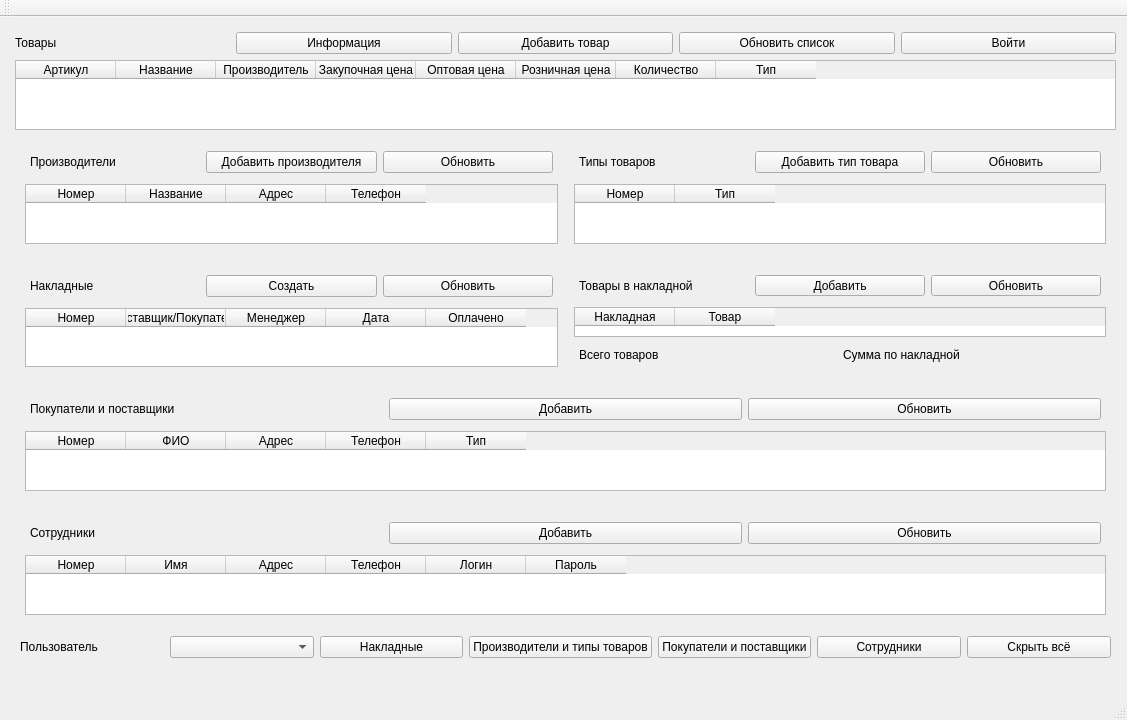
<?xml version="1.0" encoding="UTF-8"?>
<ui version="4.0">
 <class>MainWindow</class>
 <widget class="QMainWindow" name="MainWindow">
  <property name="geometry">
   <rect>
    <x>0</x>
    <y>0</y>
    <width>1127</width>
    <height>720</height>
   </rect>
  </property>
  <property name="windowTitle">
   <string>База данных склада &quot;Б&quot;</string>
  </property>
  <widget class="QWidget" name="centralWidget">
   <widget class="QWidget" name="verticalLayoutWidget">
    <property name="geometry">
     <rect>
      <x>10</x>
      <y>10</y>
      <width>1111</width>
      <height>641</height>
     </rect>
    </property>
    <layout class="QVBoxLayout" name="verticalLayout_2" stretch="0,0,0,0,0,0,0">
     <property name="sizeConstraint">
      <enum>QLayout::SetDefaultConstraint</enum>
     </property>
     <property name="margin">
      <number>5</number>
     </property>
     <item>
      <layout class="QHBoxLayout" name="horizontalLayout">
       <item>
        <widget class="QLabel" name="label">
         <property name="text">
          <string>Товары</string>
         </property>
        </widget>
       </item>
       <item>
        <widget class="QPushButton" name="CreateDBButton">
         <property name="text">
          <string>Информация</string>
         </property>
        </widget>
       </item>
       <item>
        <widget class="QPushButton" name="InsertButton">
         <property name="text">
          <string>Добавить товар</string>
         </property>
        </widget>
       </item>
       <item>
        <widget class="QPushButton" name="ShowButton">
         <property name="text">
          <string>Обновить список</string>
         </property>
        </widget>
       </item>
       <item>
        <widget class="QPushButton" name="userButton">
         <property name="text">
          <string>Войти</string>
         </property>
        </widget>
       </item>
      </layout>
     </item>
     <item>
      <widget class="QTableWidget" name="tab">
       <column>
        <property name="text">
         <string>Артикул</string>
        </property>
       </column>
       <column>
        <property name="text">
         <string>Название</string>
        </property>
       </column>
       <column>
        <property name="text">
         <string>Производитель</string>
        </property>
       </column>
       <column>
        <property name="text">
         <string>Закупочная цена</string>
        </property>
       </column>
       <column>
        <property name="text">
         <string>Оптовая цена</string>
        </property>
       </column>
       <column>
        <property name="text">
         <string>Розничная цена</string>
        </property>
       </column>
       <column>
        <property name="text">
         <string>Количество</string>
        </property>
       </column>
       <column>
        <property name="text">
         <string>Тип</string>
        </property>
       </column>
      </widget>
     </item>
     <item>
      <widget class="QWidget" name="makers" native="true">
       <layout class="QHBoxLayout" name="horizontalLayout_3">
        <property name="margin">
         <number>5</number>
        </property>
        <item>
         <layout class="QVBoxLayout" name="verticalLayout">
          <property name="margin">
           <number>5</number>
          </property>
          <item>
           <layout class="QHBoxLayout" name="horizontalLayout_2">
            <property name="margin">
             <number>5</number>
            </property>
            <item>
             <widget class="QLabel" name="label_2">
              <property name="text">
               <string>Производители</string>
              </property>
             </widget>
            </item>
            <item>
             <widget class="QPushButton" name="addMakerButton">
              <property name="text">
               <string>Добавить производителя</string>
              </property>
             </widget>
            </item>
            <item>
             <widget class="QPushButton" name="showMakerButton">
              <property name="text">
               <string>Обновить</string>
              </property>
             </widget>
            </item>
           </layout>
          </item>
          <item>
           <widget class="QTableWidget" name="tabMaker">
            <column>
             <property name="text">
              <string>Номер</string>
             </property>
            </column>
            <column>
             <property name="text">
              <string>Название</string>
             </property>
            </column>
            <column>
             <property name="text">
              <string>Адрес</string>
             </property>
            </column>
            <column>
             <property name="text">
              <string>Телефон</string>
             </property>
            </column>
           </widget>
          </item>
         </layout>
        </item>
        <item>
         <layout class="QVBoxLayout" name="verticalLayout_3">
          <property name="margin">
           <number>5</number>
          </property>
          <item>
           <layout class="QHBoxLayout" name="horizontalLayout_4">
            <property name="margin">
             <number>5</number>
            </property>
            <item>
             <widget class="QLabel" name="label_3">
              <property name="text">
               <string>Типы товаров</string>
              </property>
             </widget>
            </item>
            <item>
             <widget class="QPushButton" name="addTypeButton">
              <property name="text">
               <string>Добавить тип товара</string>
              </property>
             </widget>
            </item>
            <item>
             <widget class="QPushButton" name="showTypeButton">
              <property name="text">
               <string>Обновить</string>
              </property>
             </widget>
            </item>
           </layout>
          </item>
          <item>
           <widget class="QTableWidget" name="tabType">
            <column>
             <property name="text">
              <string>Номер</string>
             </property>
            </column>
            <column>
             <property name="text">
              <string>Тип</string>
             </property>
            </column>
           </widget>
          </item>
         </layout>
        </item>
       </layout>
      </widget>
     </item>
     <item>
      <widget class="QWidget" name="bills" native="true">
       <layout class="QHBoxLayout" name="horizontalLayout_6">
        <property name="margin">
         <number>5</number>
        </property>
        <item>
         <layout class="QVBoxLayout" name="verticalLayout_4">
          <property name="margin">
           <number>5</number>
          </property>
          <item>
           <layout class="QHBoxLayout" name="horizontalLayout_7">
            <property name="margin">
             <number>5</number>
            </property>
            <item>
             <widget class="QLabel" name="label_4">
              <property name="text">
               <string>Накладные</string>
              </property>
             </widget>
            </item>
            <item>
             <widget class="QPushButton" name="createBillButton">
              <property name="text">
               <string>Создать</string>
              </property>
             </widget>
            </item>
            <item>
             <widget class="QPushButton" name="showBillButton">
              <property name="text">
               <string>Обновить</string>
              </property>
             </widget>
            </item>
           </layout>
          </item>
          <item>
           <widget class="QTableWidget" name="tabBill">
            <column>
             <property name="text">
              <string>Номер</string>
             </property>
            </column>
            <column>
             <property name="text">
              <string>Поставщик/Покупатель</string>
             </property>
            </column>
            <column>
             <property name="text">
              <string>Менеджер</string>
             </property>
            </column>
            <column>
             <property name="text">
              <string>Дата</string>
             </property>
            </column>
            <column>
             <property name="text">
              <string>Оплачено</string>
             </property>
            </column>
           </widget>
          </item>
         </layout>
        </item>
        <item>
         <layout class="QVBoxLayout" name="verticalLayout_9">
          <property name="margin">
           <number>5</number>
          </property>
          <item>
           <layout class="QHBoxLayout" name="horizontalLayout_11">
            <property name="margin">
             <number>5</number>
            </property>
            <item>
             <widget class="QLabel" name="label_7">
              <property name="text">
               <string>Товары в накладной</string>
              </property>
             </widget>
            </item>
            <item>
             <widget class="QPushButton" name="addListButton">
              <property name="text">
               <string>Добавить</string>
              </property>
             </widget>
            </item>
            <item>
             <widget class="QPushButton" name="showListButton">
              <property name="text">
               <string>Обновить</string>
              </property>
             </widget>
            </item>
           </layout>
          </item>
          <item>
           <widget class="QTableWidget" name="tableList">
            <column>
             <property name="text">
              <string>Накладная</string>
             </property>
            </column>
            <column>
             <property name="text">
              <string>Товар</string>
             </property>
            </column>
           </widget>
          </item>
          <item>
           <layout class="QHBoxLayout" name="horizontalLayout_10">
            <property name="margin">
             <number>5</number>
            </property>
            <item>
             <widget class="QLabel" name="label_9">
              <property name="text">
               <string>Всего товаров</string>
              </property>
             </widget>
            </item>
            <item>
             <widget class="QLabel" name="labelTotal">
              <property name="text">
               <string/>
              </property>
             </widget>
            </item>
            <item>
             <widget class="QLabel" name="label_8">
              <property name="text">
               <string>Сумма по накладной</string>
              </property>
             </widget>
            </item>
            <item>
             <widget class="QLabel" name="labelSum">
              <property name="text">
               <string/>
              </property>
             </widget>
            </item>
           </layout>
          </item>
         </layout>
        </item>
       </layout>
      </widget>
     </item>
     <item>
      <widget class="QWidget" name="customers" native="true">
       <layout class="QHBoxLayout" name="horizontalLayout_8">
        <property name="margin">
         <number>5</number>
        </property>
        <item>
         <layout class="QVBoxLayout" name="verticalLayout_5">
          <property name="margin">
           <number>5</number>
          </property>
          <item>
           <layout class="QHBoxLayout" name="horizontalLayout_9">
            <property name="margin">
             <number>5</number>
            </property>
            <item>
             <widget class="QLabel" name="label_5">
              <property name="text">
               <string>Покупатели и поставщики</string>
              </property>
             </widget>
            </item>
            <item>
             <widget class="QPushButton" name="addCustButton">
              <property name="text">
               <string>Добавить</string>
              </property>
             </widget>
            </item>
            <item>
             <widget class="QPushButton" name="showCustButton">
              <property name="text">
               <string>Обновить</string>
              </property>
             </widget>
            </item>
           </layout>
          </item>
          <item>
           <widget class="QTableWidget" name="tableCust">
            <column>
             <property name="text">
              <string>Номер</string>
             </property>
            </column>
            <column>
             <property name="text">
              <string>ФИО</string>
             </property>
            </column>
            <column>
             <property name="text">
              <string>Адрес</string>
             </property>
            </column>
            <column>
             <property name="text">
              <string>Телефон</string>
             </property>
            </column>
            <column>
             <property name="text">
              <string>Тип</string>
             </property>
            </column>
           </widget>
          </item>
         </layout>
        </item>
       </layout>
      </widget>
     </item>
     <item>
      <widget class="QWidget" name="workers" native="true">
       <layout class="QHBoxLayout" name="horizontalLayout_12">
        <property name="margin">
         <number>5</number>
        </property>
        <item>
         <layout class="QVBoxLayout" name="verticalLayout_6">
          <property name="margin">
           <number>5</number>
          </property>
          <item>
           <layout class="QHBoxLayout" name="horizontalLayout_13">
            <property name="margin">
             <number>5</number>
            </property>
            <item>
             <widget class="QLabel" name="label_10">
              <property name="text">
               <string>Сотрудники</string>
              </property>
             </widget>
            </item>
            <item>
             <widget class="QPushButton" name="addWorkersButton">
              <property name="text">
               <string>Добавить</string>
              </property>
             </widget>
            </item>
            <item>
             <widget class="QPushButton" name="showWorkersButton">
              <property name="text">
               <string>Обновить</string>
              </property>
             </widget>
            </item>
           </layout>
          </item>
          <item>
           <widget class="QTableWidget" name="tableWorkers">
            <column>
             <property name="text">
              <string>Номер</string>
             </property>
            </column>
            <column>
             <property name="text">
              <string>Имя</string>
             </property>
            </column>
            <column>
             <property name="text">
              <string>Адрес</string>
             </property>
            </column>
            <column>
             <property name="text">
              <string>Телефон</string>
             </property>
            </column>
            <column>
             <property name="text">
              <string>Логин</string>
             </property>
            </column>
            <column>
             <property name="text">
              <string>Пароль</string>
             </property>
            </column>
           </widget>
          </item>
         </layout>
        </item>
       </layout>
      </widget>
     </item>
     <item>
      <layout class="QHBoxLayout" name="horizontalLayout_5">
       <property name="margin">
        <number>5</number>
       </property>
       <item>
        <widget class="QLabel" name="label_6">
         <property name="text">
          <string>Пользователь</string>
         </property>
        </widget>
       </item>
       <item>
        <widget class="QComboBox" name="comboBoxUser"/>
       </item>
       <item>
        <widget class="QPushButton" name="billButton">
         <property name="text">
          <string>Накладные</string>
         </property>
        </widget>
       </item>
       <item>
        <widget class="QPushButton" name="makersButton">
         <property name="text">
          <string>Производители и типы товаров</string>
         </property>
        </widget>
       </item>
       <item>
        <widget class="QPushButton" name="custoersButton">
         <property name="text">
          <string>Покупатели и поставщики</string>
         </property>
        </widget>
       </item>
       <item>
        <widget class="QPushButton" name="workersButton">
         <property name="text">
          <string>Сотрудники</string>
         </property>
        </widget>
       </item>
       <item>
        <widget class="QPushButton" name="spoilerButton">
         <property name="text">
          <string>Скрыть всё</string>
         </property>
        </widget>
       </item>
      </layout>
     </item>
    </layout>
   </widget>
  </widget>
  <widget class="QMenuBar" name="menuBar">
   <property name="geometry">
    <rect>
     <x>0</x>
     <y>0</y>
     <width>1127</width>
     <height>25</height>
    </rect>
   </property>
  </widget>
  <widget class="QToolBar" name="mainToolBar">
   <attribute name="toolBarArea">
    <enum>TopToolBarArea</enum>
   </attribute>
   <attribute name="toolBarBreak">
    <bool>false</bool>
   </attribute>
  </widget>
  <widget class="QStatusBar" name="statusBar"/>
 </widget>
 <layoutdefault spacing="6" margin="11"/>
 <resources/>
 <connections/>
</ui>
